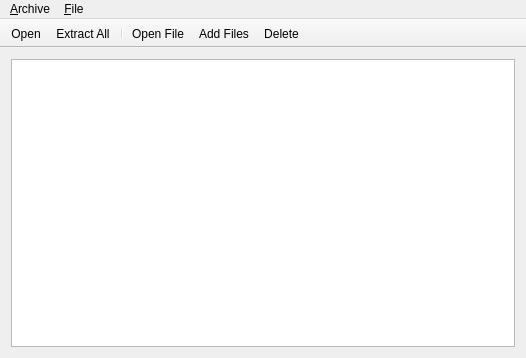
<?xml version="1.0" encoding="UTF-8"?>
<ui version="4.0">
 <class>MainWindow</class>
 <widget class="QMainWindow" name="MainWindow">
  <property name="geometry">
   <rect>
    <x>0</x>
    <y>0</y>
    <width>526</width>
    <height>358</height>
   </rect>
  </property>
  <property name="windowTitle">
   <string>MainWindow</string>
  </property>
  <property name="iconSize">
   <size>
    <width>22</width>
    <height>22</height>
   </size>
  </property>
  <widget class="QWidget" name="centralWidget">
   <layout class="QGridLayout" name="gridLayout">
    <item row="0" column="1">
     <widget class="QTreeView" name="archiveView">
      <property name="dragEnabled">
       <bool>true</bool>
      </property>
      <property name="selectionMode">
       <enum>QAbstractItemView::ExtendedSelection</enum>
      </property>
      <property name="selectionBehavior">
       <enum>QAbstractItemView::SelectRows</enum>
      </property>
      <attribute name="headerCascadingSectionResizes">
       <bool>true</bool>
      </attribute>
      <attribute name="headerStretchLastSection">
       <bool>true</bool>
      </attribute>
     </widget>
    </item>
   </layout>
  </widget>
  <widget class="QMenuBar" name="menuBar">
   <property name="geometry">
    <rect>
     <x>0</x>
     <y>0</y>
     <width>526</width>
     <height>21</height>
    </rect>
   </property>
   <widget class="QMenu" name="menuArchive">
    <property name="title">
     <string>&amp;Archive</string>
    </property>
    <addaction name="actionNew"/>
    <addaction name="actionOpen"/>
    <addaction name="separator"/>
    <addaction name="actionSaveAs"/>
    <addaction name="separator"/>
    <addaction name="actionExtractAll"/>
    <addaction name="separator"/>
    <addaction name="actionAddFiles"/>
    <addaction name="separator"/>
    <addaction name="actionProperties"/>
    <addaction name="separator"/>
    <addaction name="actionClose"/>
   </widget>
   <widget class="QMenu" name="menu_File">
    <property name="title">
     <string>&amp;File</string>
    </property>
    <addaction name="actionFileOpen"/>
    <addaction name="separator"/>
    <addaction name="actionExtractSelection"/>
    <addaction name="separator"/>
    <addaction name="actionDelete"/>
   </widget>
   <addaction name="menuArchive"/>
   <addaction name="menu_File"/>
  </widget>
  <widget class="QToolBar" name="mainToolBar">
   <property name="sizePolicy">
    <sizepolicy hsizetype="Preferred" vsizetype="Fixed">
     <horstretch>0</horstretch>
     <verstretch>0</verstretch>
    </sizepolicy>
   </property>
   <property name="movable">
    <bool>false</bool>
   </property>
   <property name="toolButtonStyle">
    <enum>Qt::ToolButtonTextBesideIcon</enum>
   </property>
   <property name="floatable">
    <bool>false</bool>
   </property>
   <attribute name="toolBarArea">
    <enum>TopToolBarArea</enum>
   </attribute>
   <attribute name="toolBarBreak">
    <bool>false</bool>
   </attribute>
   <addaction name="actionOpen"/>
   <addaction name="actionExtractAll"/>
   <addaction name="separator"/>
   <addaction name="actionFileOpen"/>
   <addaction name="actionAddFiles"/>
   <addaction name="actionDelete"/>
  </widget>
  <action name="actionOpen">
   <property name="text">
    <string>&amp;Open...</string>
   </property>
   <property name="shortcut">
    <string>Ctrl+O</string>
   </property>
  </action>
  <action name="actionClose">
   <property name="text">
    <string>&amp;Close</string>
   </property>
  </action>
  <action name="actionSaveAs">
   <property name="text">
    <string>Save &amp;As...</string>
   </property>
   <property name="shortcut">
    <string>Ctrl+Shift+S</string>
   </property>
  </action>
  <action name="actionExtractAll">
   <property name="text">
    <string>E&amp;xtract All...</string>
   </property>
   <property name="shortcut">
    <string>Ctrl+Shift+E</string>
   </property>
  </action>
  <action name="actionNew">
   <property name="text">
    <string>&amp;New</string>
   </property>
   <property name="shortcut">
    <string>Ctrl+N</string>
   </property>
  </action>
  <action name="actionProperties">
   <property name="text">
    <string>&amp;Properties</string>
   </property>
   <property name="shortcut">
    <string>Alt+Return</string>
   </property>
  </action>
  <action name="actionFileOpen">
   <property name="text">
    <string>&amp;Open File</string>
   </property>
  </action>
  <action name="actionExtractSelection">
   <property name="text">
    <string>E&amp;xtract...</string>
   </property>
   <property name="toolTip">
    <string>Extract</string>
   </property>
   <property name="shortcut">
    <string>Ctrl+E</string>
   </property>
  </action>
  <action name="actionDelete">
   <property name="text">
    <string>&amp;Delete</string>
   </property>
  </action>
  <action name="actionAddFiles">
   <property name="text">
    <string>Add &amp;Files...</string>
   </property>
  </action>
 </widget>
 <layoutdefault spacing="6" margin="11"/>
 <resources/>
 <connections/>
</ui>
